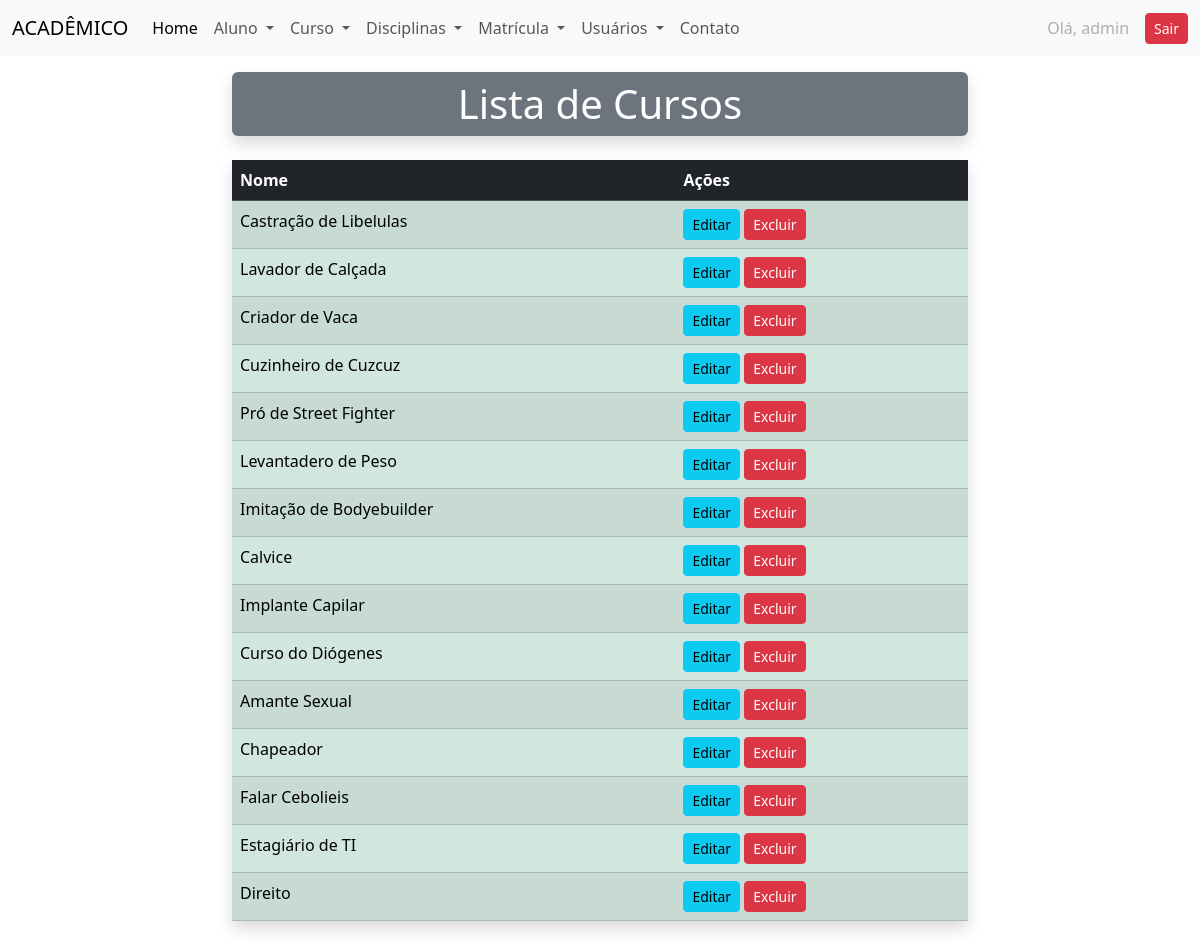
Before: /cursos/ (signed in) with the older database file.
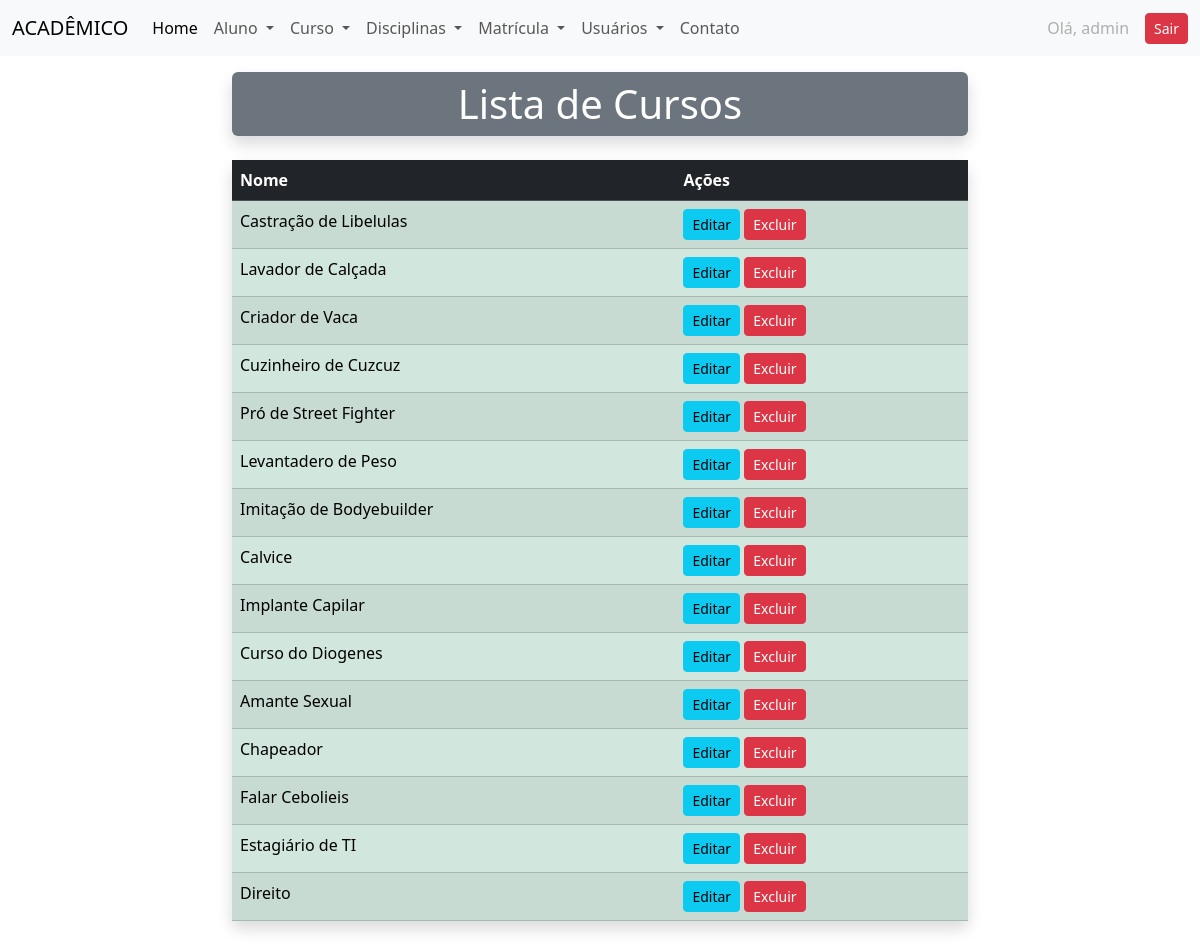
After: the same page with the newer database file.
### academico/models.py (models this page shows, shortened)
class Curso(models.Model):
    nome = models.CharField(max_length=100)

### academico/views.py (the view)
# urls.py: path('cursos/', cursos, name='cursos'),
@login_required
def cursos(request):
    cursos = Curso.objects.all()
    dados = {'cursos': cursos}
    return render(request, 'academico/curso/lista_cursos.html', dados)

### academico/templates/academico/curso/lista_cursos.html
{% extends 'academico/base.html' %}
{% block content %}
<div class="container my-3">
  <div class="row">
    <div class="col-8 mx-auto">
      <h1 class="text-center bg-secondary text-white py-2 shadow rounded">Lista de Cursos</h1>
    </div>
  </div>
</div>
<div class="container my-3">
  <div class="row">
    <div class="col-8 mx-auto">
      <table class="table table-hover table-success table-striped shadow rounded">
        <thead>
          <tr class="table-dark">
            <th>Nome</th>
            <th>Ações</th>
          </tr>
        </thead>
        <tbody>
          {% for curso in cursos %}
          <tr>
            <td>{{ curso.nome }}</td>
            <td>
              <a href="{% url 'editar_curso' curso.id %}" class="btn btn-info btn-sm">Editar</a>
              <a href="{% url 'excluir_curso' curso.id %}" class="btn btn-danger btn-sm">Excluir</a>
            </td>
          </tr>
          {% empty %}
          <tr>
            <td colspan="3">Nenhum curso cadastrado.</td>
          </tr>
          {% endfor %}
        </tbody>
      </table>
    </div>
  </div>
</div>
{% endblock %}

Changed rows visible on the page:
changed Curso: nome "Curso do Diógenes" → "Curso do Diogenes"
